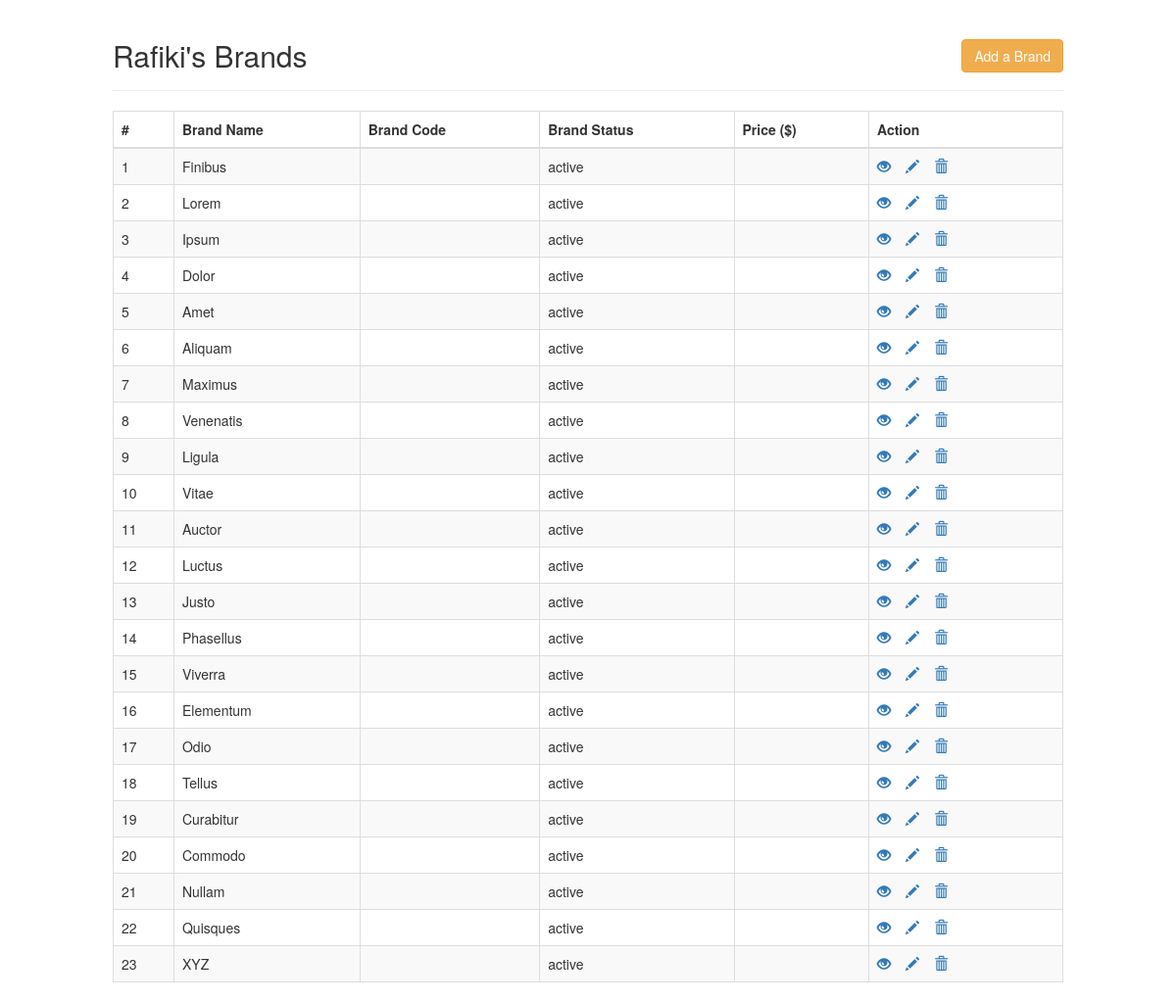
/brand.php, run on the app's committed database.
### tables this page shows
CREATE TABLE IF NOT EXISTS `brand` (
  `brand_id` int(11) NOT NULL,
  `category_id` int(11) NOT NULL,
  `brand_name` varchar(250) NOT NULL,
  `brand_status` enum('active','inactive') NOT NULL
);

### brand.php (the view, shortened to what this page needs)
<!DOCTYPE html>
<html lang="en">
<head>
    <link rel="stylesheet" href="https://maxcdn.bootstrapcdn.com/bootstrap/3.3.7/css/bootstrap.css">
</head>
<body>
    <div class="wrapper">
        <div class="container-fluid">
            <div class="row">
                <div class="col-md-12">
                    <div class="page-header clearfix">
                        <h2 class="pull-left">Rafiki's Brands</h2>
                        <a href="brand_create.php" class="btn btn-warning pull-right">Add a Brand</a>
                    </div>
                    <?php
                    $numbering = 0;
                    require_once "db_connection.php";
                    $sql = "SELECT * FROM brand";
                    if($result = mysqli_query($con, $sql)){
                        if(mysqli_num_rows($result) > 0){
                            echo "<table class='table table-bordered table-striped'>";
                                echo "<thead>";
                                    echo "<tr>";
                                        echo "<th>#</th>";
                                        echo "<th>Brand Name</th>";
                                        echo "<th>Brand Code</th>";
                                        echo "<th>Brand Status</th>";
                                        echo "<th>Price ($)</th>";
                                        echo "<th>Action</th>";
                                    echo "</tr>";
                                echo "</thead>";
                                echo "<tbody>";
                                while($row = mysqli_fetch_array($result)){
                                    $numbering += 1;
                                    echo "<tr>";
                                        echo "<td>" . $numbering . "</td>";
                                        echo "<td>" . $row['brand_name'] . "</td>";
                                        echo "<td>" . $row['brand_code'] . "</td>";
                                        echo "<td>" . $row['brand_status'] . "</td>";
                                        echo "<td>" . $row['price'] . "</td>";
                                        echo "<td>";
                                            echo "<a href='brand_read.php?id=". $row['id'] ."' title='View Record' data-toggle='tooltip'><span class='glyphicon glyphicon-eye-open'></span></a>";
                                            echo "<a href='brand_update.php?id=". $row['id'] ."' title='Update Record' data-toggle='tooltip'><span class='glyphicon glyphicon-pencil'></span></a>";
                                            echo "<a href='brand_delete.php?id=". $row['id'] ."' title='Delete Record' data-toggle='tooltip'><span class='glyphicon glyphicon-trash'></span></a>";
                                        echo "</td>";
                                    echo "</tr>";
                                }
                                echo "</tbody>";
                            echo "</table>";
                        } else{
                            echo "<p class='lead'><em>No records were found.</em></p>";
                        }
                    } else{
                        echo "ERROR: Could not able to execute $sql. " . mysqli_error($con);
                    }
                    ?>
                </div>
            </div>
        </div>
    </div>
</body>
</html>

### brand.php (style rules this page uses)
.wrapper { width: 1000px; margin: 0 auto; }
.page-header h2 { margin-top: 0; }
table tr td:last-child a { margin-right: 15px; }

### data on the page
brand: brand_name "Finibus", brand_status "active"
brand: brand_name "Lorem", brand_status "active"
brand: brand_name "Ipsum", brand_status "active"
brand: brand_name "Dolor", brand_status "active"
brand: brand_name "Amet", brand_status "active"
brand: brand_name "Aliquam", brand_status "active"
brand: brand_name "Maximus", brand_status "active"
brand: brand_name "Venenatis", brand_status "active"
brand: brand_name "Ligula", brand_status "active"
brand: brand_name "Vitae", brand_status "active"
brand: brand_name "Auctor", brand_status "active"
brand: brand_name "Luctus", brand_status "active"
brand: brand_name "Justo", brand_status "active"
brand: brand_name "Phasellus", brand_status "active"
brand: brand_name "Viverra", brand_status "active"
brand: brand_name "Elementum", brand_status "active"
brand: brand_name "Odio", brand_status "active"
brand: brand_name "Tellus", brand_status "active"
brand: brand_name "Curabitur", brand_status "active"
brand: brand_name "Commodo", brand_status "active"
brand: brand_name "Nullam", brand_status "active"
brand: brand_name "Quisques", brand_status "active"
brand: brand_name "XYZ", brand_status "active"
